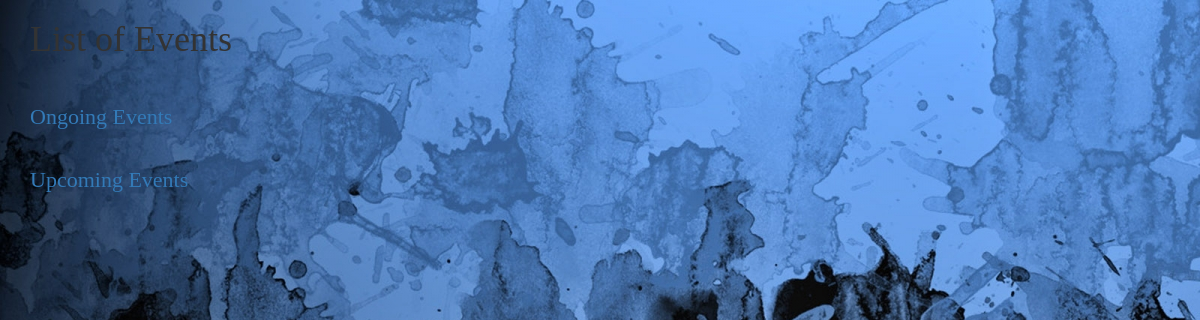
Before: /event/list/future with the older database file.
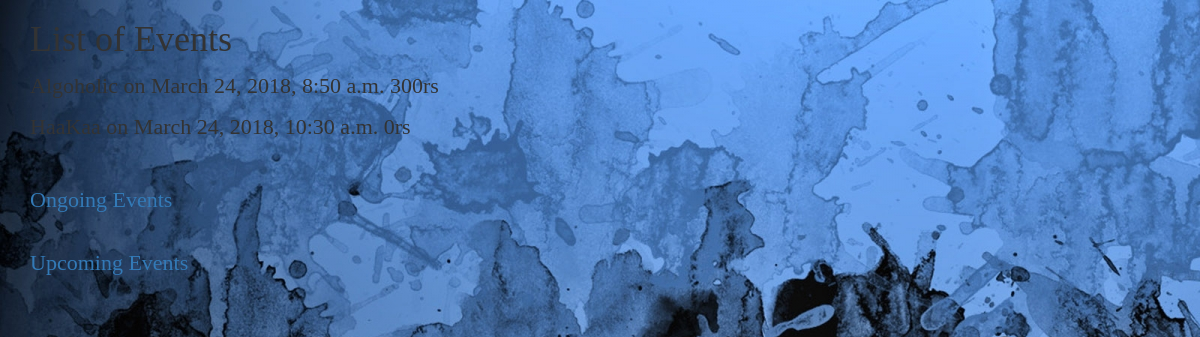
After: the same page with the newer database file.
### accounts/models.py (models this page shows, shortened)
class Event(models.Model):
    name = models.CharField(max_length=50 , blank=True)
    start_date = models.DateTimeField(default=None , blank=False , unique=True)
    duration_in_hrs = models.SmallIntegerField(default=0 , blank=True)
    price = models.SmallIntegerField(default=0 , blank=True)
    prize = models.SmallIntegerField(default=0 , blank=True)
    is_approved = models.BooleanField(default=False , blank=True)

### committee/views.py (the view)
# urls.py: path('event/list/future' , views.FutureEventListView.as_view() , name = 'event_list_future') ,
class FutureEventListView(ListView):
    model = Event
    template_name = 'event_list.html'
    def get_queryset(self):
        return Event.objects.filter( start_date__gt= datetime(2018 , 3 , 24 , 8 , 30) )

### committee/templates/event_list.html (shortened to what this page needs)
{% extends 'HomePage.html' %}
{% block content %}
    <div class="container">
    <div class="Jumbotron pos8">
        <h1>List of Events</h1>
        {% for event in event_list %}
            <p> {{ event.name }} on <span class="space">{{ event.start_date }}</span><span class="space">  {{ event.price }}rs</span></p>
        {% endfor %}
    <span><a  class="container" href="{% url 'committee:event_list_today' %}">Ongoing Events</a> </span>
    <span><a class="container" href="{% url 'committee:event_list_future' %}">Upcoming Events</a> </span>
    </div>
    </div>
{% endblock %}

### accounts/templates/HomePage.html (shortened to what this page needs)
<!DOCTYPE html>
<html lang="en">
<head>
  <link rel="stylesheet" href="https://maxcdn.bootstrapcdn.com/bootstrap/3.3.7/css/bootstrap.min.css">
  <link rel="stylesheet" type="text/css" href="AllTheCSS.css">
</head>
<body id="backg">
</body>
{% block content %}{% endblock %}
</body>
</html>

### accounts/templates/AllTheCSS.css (style rules this page uses)
#backg { background-image: url(home.jpg); }
body { font-family: 'Fasthand';font-size: 22px; }

Changed rows visible on the page:
now on this page (row edited): Event: name "Algoholic", start_date "March 24, 2018, 8:50 a.m.", price "300"
now on this page (row edited): Event: name "HaaKaa", start_date "March 24, 2018, 10:30 a.m.", price "0"
